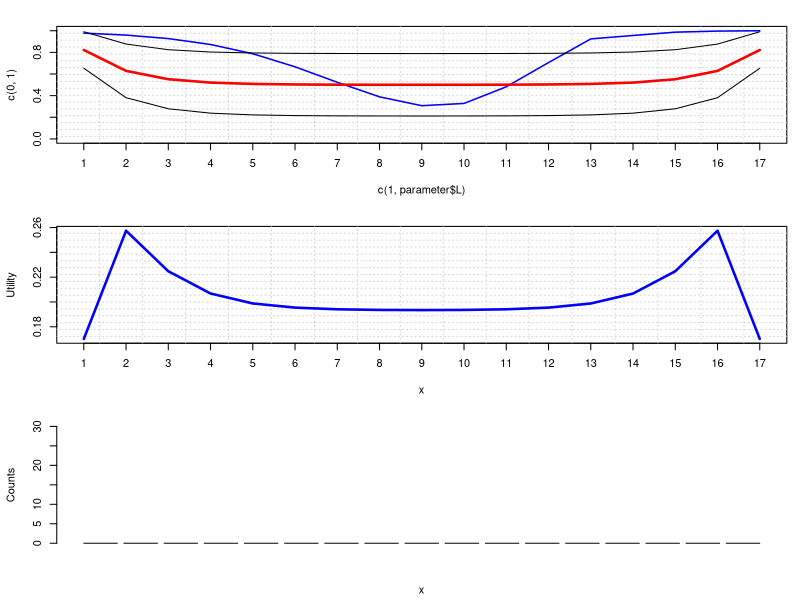
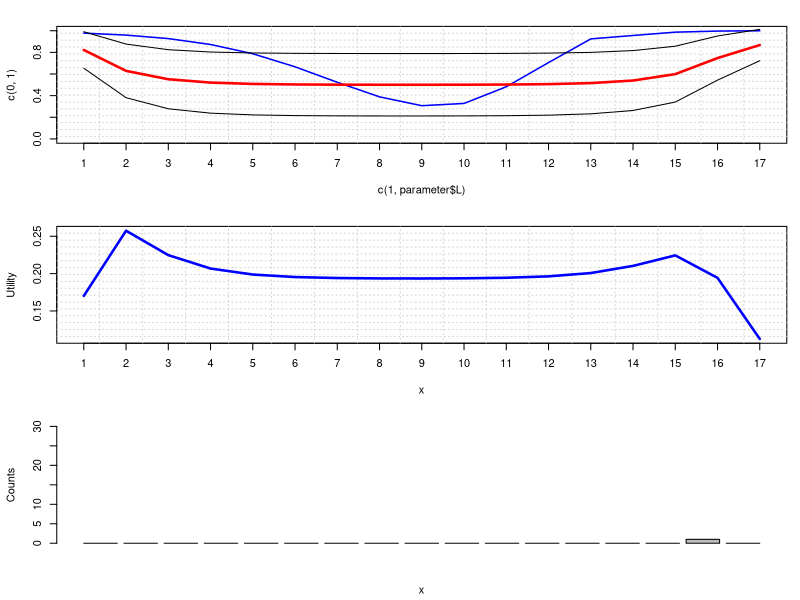
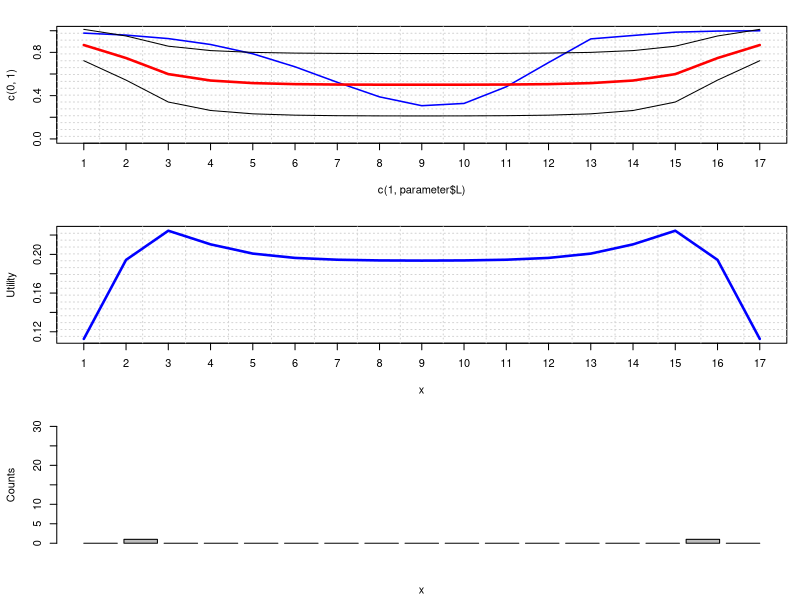
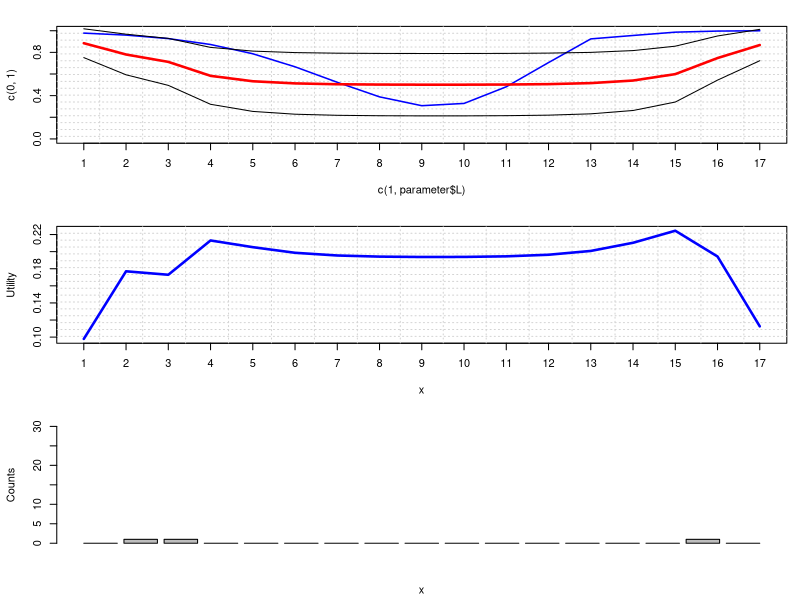
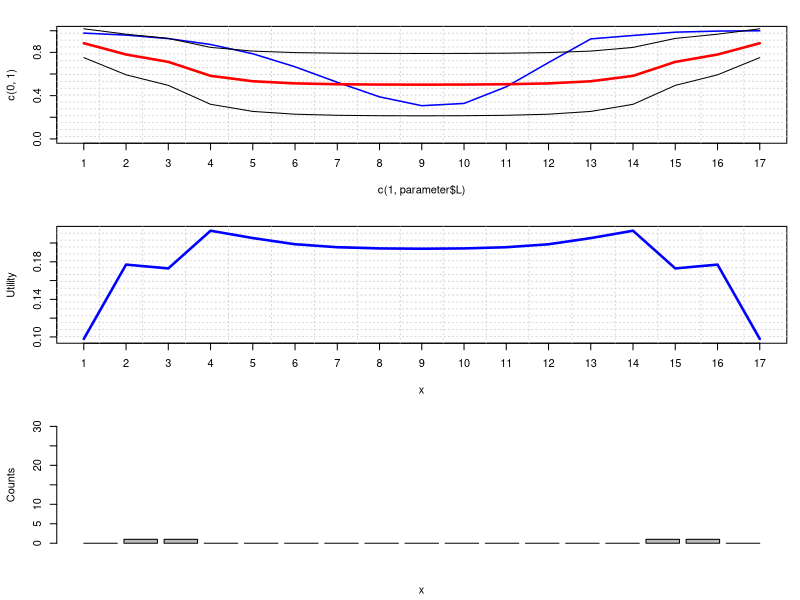
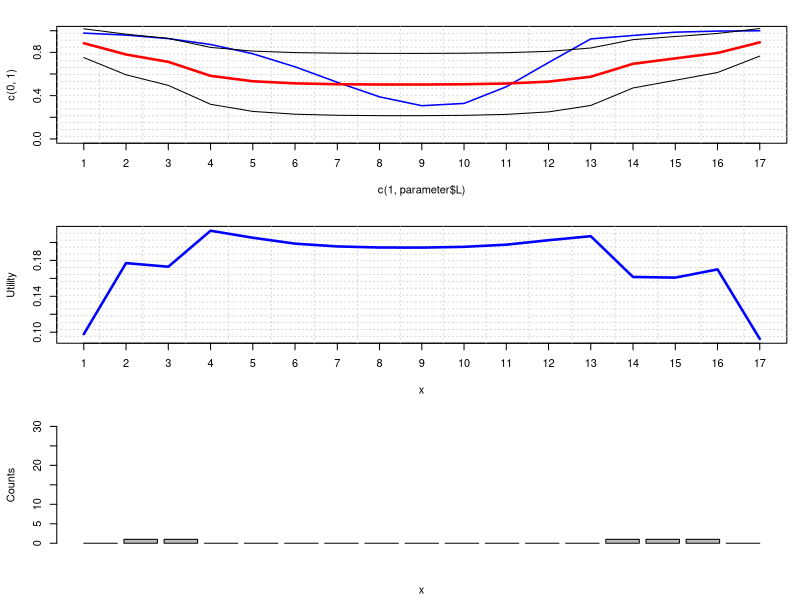
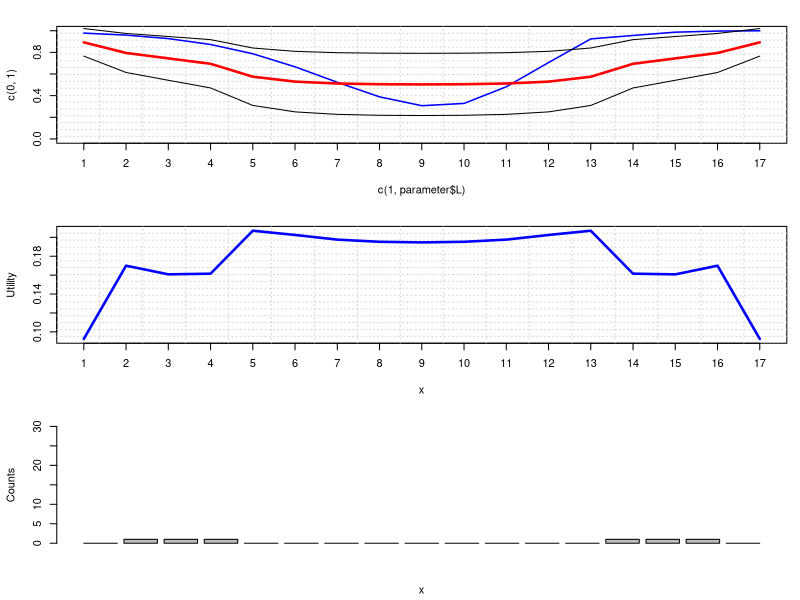
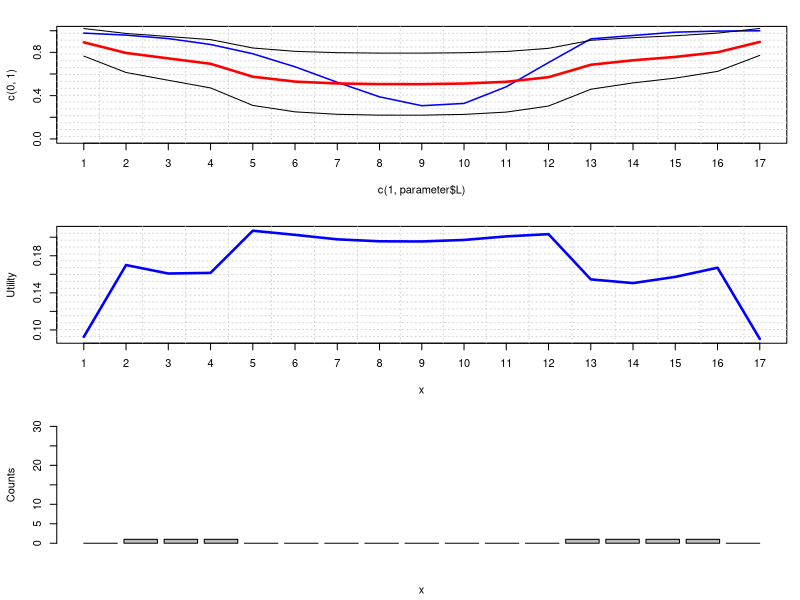

Recreate these plots in R, in order.

# forward recursion (marginal posterior)
################################################################################

phi <- function(parameter, phi.result, j, h) {
  a1 <- parameter$alpha.success[1]
  a2 <- parameter$alpha.failure[1]
  n1 <- parameter$alpha.success[1] + sum(parameter$success[1:j])
  n2 <- parameter$alpha.failure[1] + sum(parameter$failure[1:j])

  result <- parameter$rho^(j-1)*beta(n1, n2)/beta(a1, a2)*h(1, j, n1, n2)
  if (j > 1) {
    for (k in 1:(j-1)) {
      a1 <- parameter$alpha.success[k+1]
      a2 <- parameter$alpha.failure[k+1]
      n1 <- parameter$alpha.success[k+1] + sum(parameter$success[(k+1):j])
      n2 <- parameter$alpha.failure[k+1] + sum(parameter$failure[(k+1):j])
      result <- result + (1-parameter$rho)*parameter$rho^(j-k-1)*phi.result[k]*beta(n1, n2)/beta(a1, a2)*h(k+1, j, n1, n2)
    }
  }
  return(result)
}
phi.init <- function(parameter) {
  result <- rep(0, parameter$L)
  h <- function(i, j, n1, n2) 1
  for (j in 1:parameter$L) {
    result[j] <- phi(parameter, result, j, h)
  }
  return(result)
}
f.forward <- function(parameter, j, h) {
  return (phi(parameter, parameter$phi, j, h)/parameter$phi[j])
}
f.forward.expectation <- function(parameter, j) {
  h <- function(i, j, n1, n2) c(n1/(n1+n2), n2/(n1+n2))
  return(f.forward(parameter, j, h))
}
f.forward.stddev <- function(parameter, j) {
  h <- function(i, j, n1, n2) c(n1*(n1+n2 - n1)/((n1+n2)^2*(n1+n2+1)), n2*(n1+n2 - n2)/((n1+n2)^2*(n1+n2+1)))
  return(sqrt(f.forward(parameter, j, h)))
}

# backward recursion (marginal posterior)
################################################################################

psi <- function(parameter, psi.result, j, h) {
  a1 <- parameter$alpha.success[j]
  a2 <- parameter$alpha.failure[j]
  n1 <- parameter$alpha.success[j] + sum(parameter$success[j:parameter$L])
  n2 <- parameter$alpha.failure[j] + sum(parameter$failure[j:parameter$L])

  result <- parameter$rho^(parameter$L-j)*beta(n1, n2)/beta(a1, a2)*h(j, parameter$L, n1, n2)
  if (j+1 <= parameter$L) {
    for (k in (j+1):parameter$L) {
      a1 <- parameter$alpha.success[j]
      a2 <- parameter$alpha.failure[j]
      n1 <- parameter$alpha.success[j] + sum(parameter$success[j:(k-1)])
      n2 <- parameter$alpha.failure[j] + sum(parameter$failure[j:(k-1)])
      result <- result + (1-parameter$rho)*parameter$rho^(k-1-j)*psi.result[k]*beta(n1, n2)/beta(a1, a2)*h(j, k-1, n1, n2)
    }
  }
  return(result)
}
psi.init <- function(parameter) {
  result <- rep(0, parameter$L)
  h <- function(i, j, n1, n2) 1
  for (j in parameter$L:1) {
    result[j] <- psi(parameter, result, j, h)
  }
  return(result)
}

# forward and backward recursion (marginal posterior)
################################################################################

g <- function(parameter, j, h) {
  result <- parameter$rho^(parameter$L-j)*phi(parameter, parameter$phi, parameter$L, h)
  if (j+1 <= parameter$L) {
    for (k in (j+1):parameter$L) {
      result <- result + (1-parameter$rho)*parameter$rho^(k-1-j)*phi(parameter, parameter$phi, k-1, h)*parameter$psi[k]
    }
  }
  return(result)
}
g.norm <- function(parameter, j) {
  result <- parameter$rho^(parameter$L-j)*parameter$phi[parameter$L]
  if (j+1 <= parameter$L) {
    for (k in (j+1):parameter$L) {
      result <- result + (1-parameter$rho)*parameter$rho^(k-1-j)*parameter$phi[k-1]*parameter$psi[k]
    }
  }
  return(result)
}
f <- function(parameter, j, h) {
  return (g(parameter, j, h)/g.norm(parameter, j))
}
f.expectation <- function(parameter, j) {
  h <- function(i, j, n1, n2) c(n1/(n1+n2), n2/(n1+n2))
  return(f(parameter, j, h))
}
f.stddev <- function(parameter, j) {
  h <- function(i, j, n1, n2) c(n1*(n1+n2 - n1)/((n1+n2)^2*(n1+n2+1)), n2*(n1+n2 - n2)/((n1+n2)^2*(n1+n2+1)))
  return(sqrt(f(parameter, j, h)))
}
f.density <- function(parameter, j, theta) {
  h <- function(i, j, n1, n2) 1/beta(n1, n2)*theta^n1*(1-theta)^n2
  return(f(parameter, j, h))
}

# mixture chain (reverse parameters)
################################################################################

parameter.reverse <- function(parameter.1) {
  parameter.2 <- list()
  parameter.2$success <- rev(parameter.1$success)
  parameter.2$failure <- rev(parameter.1$failure)
  if (is.element('alpha.success', names(parameter.1))) {
    parameter.2$alpha.success <- rev(parameter.1$alpha.success)
  }
  if (is.element('alpha.failure', names(parameter.1))) {
    parameter.2$alpha.failure <- rev(parameter.1$alpha.failure)
  }
  parameter.2$rho <- parameter.1$rho
  
  return(parameter.2)
}

# init parameters and compute posterior
################################################################################

parameter.init <- function(parameter.1, extended=TRUE) {
  parameter.1$L <- length(parameter.1$success)
  if (!is.element('alpha.success', names(parameter.1))) {
    parameter.1$alpha.success <- rep(1, parameter.1$L)
  }
  if (!is.element('alpha.failure', names(parameter.1))) {
    parameter.1$alpha.failure <- rep(1, parameter.1$L)
  }
  parameter.1$phi <- phi.init(parameter.1)
  if (extended) {
    # first chain
    parameter.1$psi     <- psi.init(parameter.1)
    parameter.1$expect  <- sapply(1:parameter.1$L, function(j) f.expectation(parameter.1, j))
    parameter.1$stddev  <- sapply(1:parameter.1$L, function(j) f.stddev(parameter.1, j))
    parameter.1$utility <- sapply(1:parameter.1$L, function(j) f.utility(parameter.1, j))

    # second chain
    parameter.2         <- parameter.reverse(parameter.1)
    parameter.2         <- parameter.init(parameter.2, FALSE)
    parameter.2$psi     <- psi.init(parameter.2)
    parameter.2$expect  <- sapply(1:parameter.2$L, function(j) f.expectation(parameter.2, j))
    parameter.2$stddev  <- sapply(1:parameter.2$L, function(j) f.stddev(parameter.2, j))
    parameter.2$utility <- sapply(1:parameter.2$L, function(j) f.utility(parameter.2, j))

    # mix results
    parameter.1$expect  <- sapply(1:parameter.1$L, function(j) (parameter.1$expect[,j]+parameter.2$expect [,parameter.1$L-j+1])/2)
    parameter.1$stddev  <- sapply(1:parameter.1$L, function(j) (parameter.1$stddev[,j]+parameter.2$stddev [,parameter.1$L-j+1])/2)
    parameter.1$utility <- sapply(1:parameter.1$L, function(j) (parameter.1$utility[j]+parameter.2$utility[ parameter.1$L-j+1])/2)
  }
  return(parameter.1)
}

# utility (on the full joint posterior)
################################################################################

f.utility.rec <- function(parameter, h) {
  result <- rep(0, parameter$L)
  for (j in 1:parameter$L) {
    result[j] <- phi(parameter, result, j, h)
  }
  return(result[parameter$L])
}
f.utility.prime <- function(parameter, j, l) {
  L <- parameter$L
  parameter.new <- parameter
  if (l == 1) {
    h <- function(p, q, n1, n2) {
      if (p <= j && j <= q) {
        return(digamma(n1) - digamma(n1 + n2))
      }
      else {
        return(1)
      }
    }
    parameter.new$success[j] <- parameter.new$success[j] + 1
  }
  else {
    h <- function(p, q, n1, n2) {
      if (p <= j && j <= q) {
        return(digamma(n2) - digamma(n1 + n2))
      }
      else {
        return(1)
      }
    }
    parameter.new$failure[j] <- parameter.new$failure[j] + 1
  }
  parameter.new <- parameter.init(parameter.new, FALSE)

  result <- log(parameter$phi[L])-log(parameter.new$phi[L])
  result <- result + f.utility.rec(parameter.new, h)/parameter.new$phi[L]
  return(result)
}

f.utility <- function(parameter, j, l) {
  return(parameter$expect[1,j]*f.utility.prime(parameter, j, 1) + parameter$expect[2,j]*f.utility.prime(parameter, j, 2))
}

# plotting
################################################################################

plot.density <- function(parameter) {
  K <- 50
  result <- matrix(0, parameter$L, K)
  for (i in 1:parameter$L) {
    for (j in 1:K) {
      result[i, j] <- f.density(parameter, i, j/K)
    }
  }
  image(1:parameter$L,1:K/K,result, col=gray(1-1:K/K/2), xlab="x", ylab=expression(hat(theta)[1]))
}

plot.sampling <- function(parameter, groundtruth=c(), density=FALSE) {

  par(mfrow=c(3,1), mar=c(4.3, 4.3, 2, 1))

  if (density) {
    plot.density(parameter)
  }
  else {
    plot(c(1,parameter$L),c(0,1.0), type='n', xaxp=c(1,parameter$L,parameter$L-1))
    grid(parameter$L,parameter$L)
  }

  if (length(groundtruth) != 0) {
    lines(1:parameter$L, groundtruth, type='l', col='blue', lwd=1.5)
  }
  lines(1:parameter$L, parameter$expect[1,], type='l', col='red', lwd=2.5)
  lines(1:parameter$L, parameter$expect[1,]-parameter$stddev[1,], type='l', col='black', lwd=1)
  lines(1:parameter$L, parameter$expect[1,]+parameter$stddev[1,], type='l', col='black', lwd=1)

  plot(c(1,parameter$L),c(min(parameter$utility),max(parameter$utility)), type='n', xaxp=c(1,parameter$L,parameter$L-1), xlab="x", ylab="Utility")
  grid(parameter$L,parameter$L)
  lines(1:parameter$L, parameter$utility, type='l', col='blue', lwd=2.5)

  counts <- mapply(sum, parameter$success, parameter$failure)
  barplot(counts, ylim=c(0,30), xlab="x", ylab="Counts")
}

# sampling and ground truth
################################################################################

library(nnet) # which.is.max

get.sample <- function(j) {
  if (runif(1, 0, 1) <= groundtruth[j]) {
    return(1)
  }
  else {
    return(2)
  }
}

sample.prime <- function(parameter) {
  j <- which.is.max(parameter$utility)
  l <- get.sample(j)
  print(j)
  if (l == 1) {
    parameter$success[j] <- parameter$success[j] + 1
  }
  else {
    parameter$failure[j] <- parameter$failure[j] + 1
  }
  parameter <- parameter.init(parameter)

  return(parameter)
}

sample <- function(parameter, n, video=FALSE) {
  parameter <- parameter.init(parameter)
  if (video) {
    png(filename=sprintf("plot_%03d.png", 0), width = 800, height = 600)
    plot.sampling(parameter, groundtruth, FALSE)
    dev.off()
  }
  else {
    plot.sampling(parameter, groundtruth)
  }
  if (n > 0) {
    for (i in 1:n) {
      parameter <- sample.prime(parameter)
      print(parameter$utility)
      if (video) {
        png(filename=sprintf("plot_%03d.png", i), width = 800, height = 600)
        plot.sampling(parameter, groundtruth, FALSE)
        dev.off()
      }
      else {
        plot.sampling(parameter, groundtruth)
      }
    }
  }
  return(parameter)
}

# data and parameters
################################################################################

groundtruth <- c(0.977895, 0.959606, 0.927331, 0.872769, 0.786948, 0.666468, 0.523201, 0.388603, 0.307012, 0.327954, 0.481978, 0.705735, 0.924494, 0.956063, 0.986731, 0.996743, 0.999621)
#groundtruth <- c(0.983707, 0.977895, 0.970075, 0.959606, 0.945683, 0.927331, 0.903428, 0.872769, 0.834219, 0.786948, 0.730763, 0.666468, 0.59614, 0.523201, 0.452233, 0.388603, 0.338142, 0.307012, 0.301628, 0.327954, 0.38205, 0.481978, 0.593685, 0.705735, 0.901878, 0.924494, 0.944262, 0.956063, 0.975398, 0.986731, 0.993179, 0.996743, 0.998648, 0.999621, 1.00000)

parameter <- list(rho = 0.4,
                  success = rep(0, length(groundtruth)),
                  failure = rep(0, length(groundtruth))
                  )
parameter <- parameter.init(parameter, FALSE)

parameter$alpha.success[ 1] = 100
parameter$alpha.success[17] = 100

parameter <- sample(parameter, 250, video=FALSE)

#mencoder mf://plot_*.png -mf type=png:fps=4 -ovc lavc -lavcopts vcodec=mpeg4 -oac copy -o plot.avi
